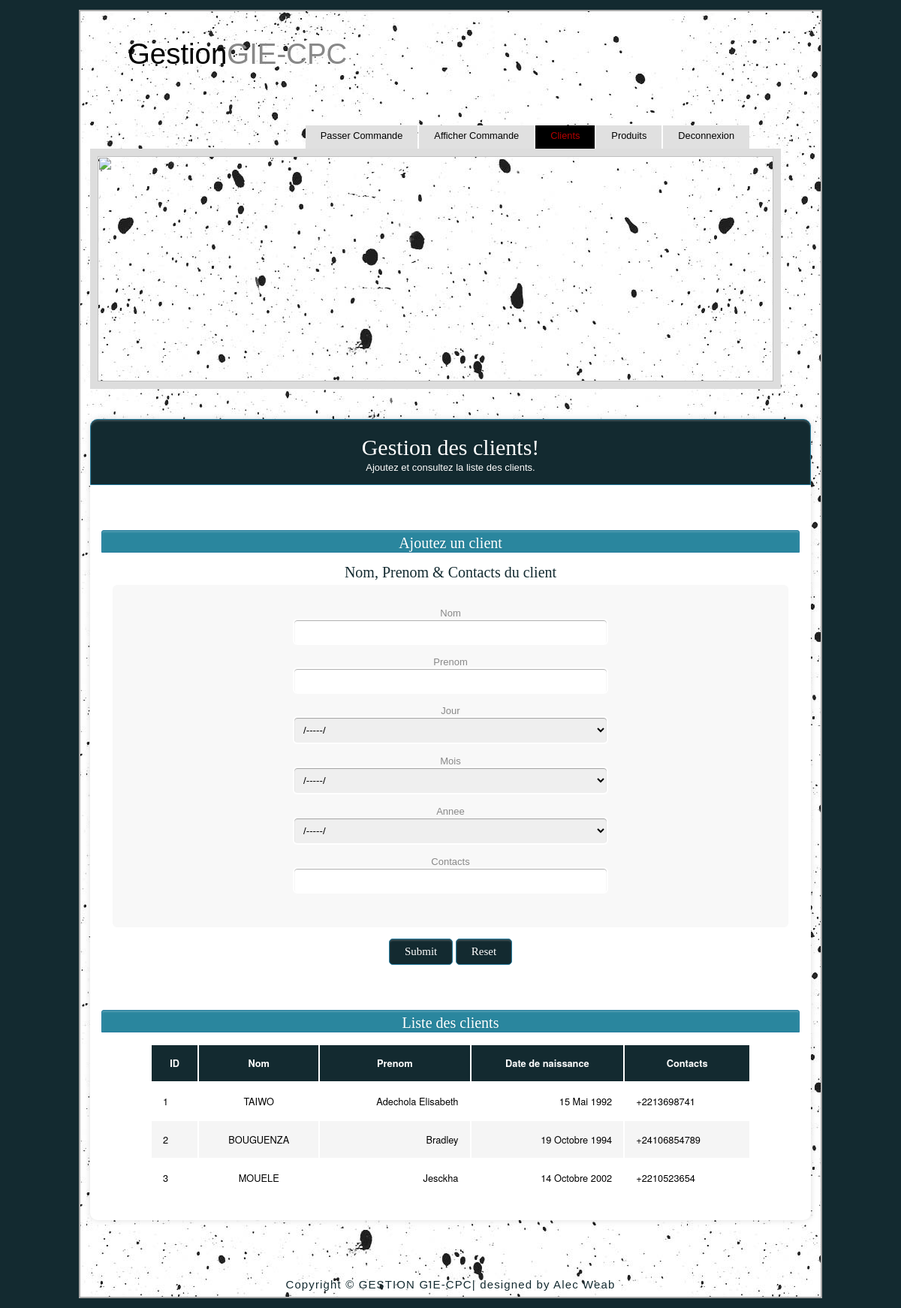
/gestionclient.php, run on the app's committed database.
### tables this page shows
CREATE TABLE `clients` (
  `IdClient` int(5) NOT NULL,
  `NomClient` varchar(50) NOT NULL,
  `PrenomClient` varchar(30) NOT NULL,
  `JourNaissance` int(2) NOT NULL,
  `MoisNaissance` varchar(20) NOT NULL,
  `AnneeNaissance` int(5) NOT NULL,
  `TelephoneClient` varchar(20) NOT NULL
);

### gestionclient.php (the view, shortened to what this page needs)
<!DOCTYPE HTML>
<html>
	<head>
		<link rel="stylesheet" type="text/css" href="style/style.css" />
	</head>
	<body>
		<div id="principal">
			<div id="header">
				<div id="ntp">
					<h1><a href="index.php">Gestion<span class="nom_tp">GIE-CPC</span></a></h1>
				</div>
				<div id="menubar">
					<ul id="menu">
						<li><a href="gestioncommande.php">Passer Commande</a></li>
						<li><a href="etatcommande.php">Afficher Commande</a></li>
						<li class="selected"><a href="gestionclient.php">Clients</a></li>
						<li><a href="gestionproduit.php">Produits</a></li>
						<li><a href="index.php">Deconnexion</a></li>
					</ul>
				</div>
			</div>
			<div id="banniere">
				<img src="images/home.jpg" width="900" height="300">
			</div>
					<div class="formulaire">
						<h1>Gestion des clients!<span>Ajoutez et consultez la liste des clients.</span></h1>
						<h2>Ajoutez un client</h2>
							<form action="" method="POST">
								<div class="section">Nom, Prenom &amp; Contacts du client</div>
									<div class="inner-wrap">
									<center>
										<label>Nom <input type="text" name="field1" /></label>
										<label>Prenom <input type="text" name="field2" /></label>
										<label>Jour
											<select name="field3">
												<option>/-----/</option>
											</select>
										</label>
										<label>Mois
											<select name="field4">
												<option>/-----/</option>
											</select>
										</label>
										<label>Annee
											<select name="field5" >
											<option>/-----/</option>
											</select>
										</label>
										<label>Contacts <input type="text" name="field6" /></label>
									</div>
									<div class="button-section">
										<input type="submit" name="Enregister" />
										<input type="reset" name="Annuler" />
									</div>
								<?php
									$bdd="gie";
									$con= mysqli_connect('localhost','root','');
										mysqli_select_db($con,$bdd) or die ("pas de connection");
								?>
								<center>
									<table>
										<h2>Liste des clients</h2>
										<thead>
											<tr>
												<th>ID</th>
												<th>Nom</th>
												<th>Prenom</th>
												<th>Date de naissance</th>
												<th>Contacts</th>
											</tr>
										</thead>
										<tbody>
											<?php
												$sql="SELECT * FROM clients";
												$res=mysqli_query($con,$sql) or die ('Erreur SQL !<br />'.$sql.'<br />'.mysql_error());
												while ($data=mysqli_fetch_array($res))
												{
													$id=$data['IdClient'];
													$nom=$data['NomClient'];
													$prenom=$data['PrenomClient'];
													$jour=$data['JourNaissance'];
													$mois=$data['MoisNaissance'];
													$annee=$data['AnneeNaissance'];
													$tel=$data['TelephoneClient'];
													echo '<tr>
															<td>'.$id.'</td>
															<td>'.$nom.'</td>
															<td>'.$prenom.'</td>
															<td>'.$jour.' '.$mois.' '.$annee.'</td>
															<td>'.$tel.'</td>
														  </tr>';
												}
											?>
										</tbody>
									</table>
								</center>
							</form>
					</div>
			<div id="footer">
				<p> Copyright &copy; GESTION GIE-CPC| designed by Alec Weab </p>
			</div>
		</div>
	</body>
</html>

### data on the page
clients: IdClient "1", NomClient "TAIWO", PrenomClient "Adechola Elisabeth", JourNaissance "15", MoisNaissance "Mai", AnneeNaissance "1992", TelephoneClient "+2213698741"
clients: IdClient "2", NomClient "BOUGUENZA", PrenomClient "Bradley", JourNaissance "19", MoisNaissance "Octobre", AnneeNaissance "1994", TelephoneClient "+24106854789"
clients: IdClient "3", NomClient "MOUELE", PrenomClient "Jesckha", JourNaissance "14", MoisNaissance "Octobre", AnneeNaissance "2002", TelephoneClient "+2210523654"
